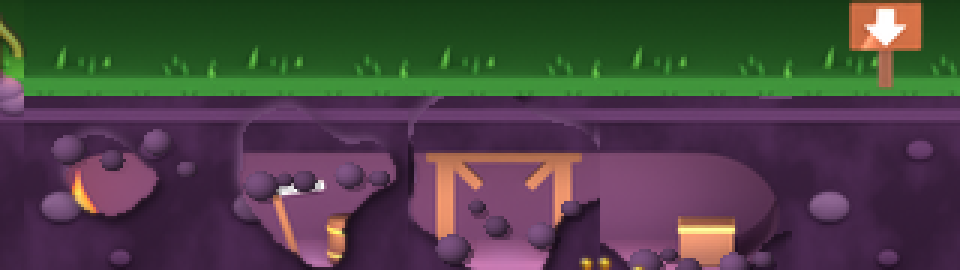
#> input picture ontwerp/steam/graaf-3d/bram-keurstrook-run43560606035-160-3x.png, 960 x 270 px
$ python maak_graaf.py bram-keurstrook-run43560606035-160-3x.png bram-keurstrook-run43560606035-strook120.png
#> lines starting #> are read from the running program, lines starting #| are printed output that depends on the picture
#> further down, bron is the input picture: PIL image 960x270 RGBA; mean R, G, B, A 74.3, 67.4, 67.7, 255
"""Graafmoment in de 3D-stijl (Daan, 14 nov 2026).

Maakt kunst/graaf_3d.png: 4 beelden van 64 x 64 bladpixels (16 x 16 spelpixels, 4 bladpixels per spelpixel,
zelfde maat als hol_proef.png), naast elkaar. Elk beeld is de aarde die nog over is in een net gegraven cel, met
een lichte rand waar hij afbreekt, steentjes die vallen en een stofwolkje. Het gat groeit vanuit het midden,
want de held graaft vanaf links of rechts en dat moet allebei kloppen.

Bron van de aarde: het echte 3D-stuk `aarde` uit godot/kunst/3d/hol_proef.png (Mila's hol.py via Brams pijplijn),
zodat de kleur en korrel precies gelijk zijn aan de cel ernaast. Steentjes zijn bolletjes met hetzelfde zachte licht
van linksboven als Gloop en de kist (3d-stijl.md).

Bram 14 nov 12:30 (kan van Daan 09:35: "rechte kant naast een gegraven buur, lichte rand om het gat"): het blad heeft
nu 4 rijen van elk 4 beelden (256 x 256). Rij 0 midden (zoals eerst: het gat groeit uit het midden), rij 1 open naar
links, rij 2 open naar rechts (het gat begint over de hele hoogte aan de kant van de gang die er al was, dus een rechte
kant naast de buur en geen aardkorst tussen twee open cellen), rij 3 open naar onder (een kamer boven de gang). Rondom
het gat loopt een smalle lichte breukrand in kiezelkleur (licht van linksboven blijft: de schaduwkant is minder licht).
hol.gd kiest de rij; een blad van 64 hoog (oud) geeft altijd rij 0.

Gebruik: python3 maak_graaf.py <hol_proef.png> <uitmap>
"""
import sys, math
import numpy as np
from PIL import Image, ImageFilter

S = 64
FRAMES = 4
OVER = [0.86, 0.58, 0.30, 0.10]      # deel aarde dat over is, zoals de oude stippen (hol.gd)


def ruis(seed, schaal):
#> called with seed = 3, schaal = 16
    rng = np.random.default_rng(seed)
    n = S // schaal + 2
    g = rng.random((n, n))
    im = Image.fromarray((g * 255).astype(np.uint8)).resize((n * schaal, n * schaal), Image.BICUBIC)
    return np.asarray(im, dtype=np.float32)[:S, :S] / 255.0


def bol(r, kleur, licht=(-0.55, -0.6)):
    """Bolletje van straal r (bladpixels), zacht belicht van linksboven, met doorzichtige rand."""
    d = int(math.ceil(r * 2 + 2))
    yy, xx = np.mgrid[0:d, 0:d].astype(np.float32)
    c = (d - 1) / 2
    nx, ny = (xx - c) / r, (yy - c) / (r * 0.86)   # iets platter: een kluitje, geen knikker
    rr = nx * nx + ny * ny
    a = np.clip((1.0 - rr) * r * 3.0, 0, 1)
    nz = np.sqrt(np.clip(1 - rr, 0, 1))
    lam = np.clip((nx * licht[0] + ny * licht[1]) * 0.6 + nz * 0.7, 0, 1)   # bol: licht linksboven
    k = np.array(kleur, dtype=np.float32)[None, None, :] / 255.0
    rgb = k * (0.45 + 0.75 * lam[..., None])
    rgb += (np.clip(lam - 0.93, 0, 1) * 2.0)[..., None] * 0.25          # klein glimlicht
    out = np.dstack([np.clip(rgb, 0, 1), a])
    return out


def kluit(r, kleur, rand_kleur):
    """Kluitje aarde (Bram 14 nov): bolletje in de kleur van de aarde met een lichte bovenrand in kiezelkleur."""
    out = bol(r, kleur)
    d = out.shape[0]
    yy, xx = np.mgrid[0:d, 0:d].astype(np.float32)
    c = (d - 1) / 2
    nx, ny = (xx - c) / r, (yy - c) / (r * 0.86)
    rr = nx * nx + ny * ny
    # rand: buitenste deel van de bol, aan de bovenkant (en iets naar links, waar het licht vandaan komt)
    boven = np.clip(-(ny * 1.0 + nx * 0.4), 0, 1)
    lip = np.clip((rr - 0.2) * 2.5, 0, 1) * np.clip(boven * 1.6, 0, 1) * np.clip((0.95 - rr) * 4, 0, 1) * out[..., 3]
    rk = np.array(rand_kleur, dtype=np.float32)[None, None, :] / 255.0
    out[..., :3] = out[..., :3] * (1 - lip[..., None]) + rk * lip[..., None]
    return out


def klein(stuk, f=4):
    """Verklein een op f-maal gemaakt stuk met voorvermenigvuldigde alfa, zodat kleine kluitjes rond blijven."""
    h, w = stuk.shape[:2]
    pm = stuk.copy()
    pm[..., :3] *= pm[..., 3:4]
    nw, nh = max(1, round(w / f)), max(1, round(h / f))
    kan = [np.asarray(Image.fromarray(pm[..., k]).resize((nw, nh), Image.BOX), dtype=np.float32) for k in range(4)]
    out = np.dstack(kan)
    out[..., :3] /= np.maximum(out[..., 3:4], 1e-6)
    return np.clip(out, 0, 1)


def plak(doek, stuk, x, y):
    h, w = stuk.shape[:2]
    x0, y0 = int(round(x - w / 2)), int(round(y - h / 2))
    for yy in range(h):
        ty = y0 + yy
        if not 0 <= ty < S:
            continue
        for xx in range(w):
            tx = x0 + xx
            if not 0 <= tx < S:
                continue
            a = stuk[yy, xx, 3]
            if a <= 0:
                continue
            da = doek[ty, tx, 3]
            oa = a + da * (1 - a)
            doek[ty, tx, :3] = (stuk[yy, xx, :3] * a + doek[ty, tx, :3] * da * (1 - a)) / max(oa, 1e-6)
            doek[ty, tx, 3] = oa


KANTEN = ["midden", "links", "rechts", "onder"]   # rij in het blad


def afstand(kant, xx, yy):
    """Hoe ver een bladpixel van het begin van het gat ligt (klein = valt eerst weg)."""
    dx, dy = (xx - 31.5) / 32, (yy - 28) / 32
    if kant == "midden":
        # afstand tot het midden, iets lager (de vloer valt eerst weg)
        d = np.sqrt(dx * dx * 0.9 + dy * dy)
    elif kant in ("links", "rechts"):
        # vanaf de open kant over de hele hoogte; een beetje bol zodat het midden van de wand eerst wijkt
        u = xx / (S - 1) if kant == "links" else (S - 1 - xx) / (S - 1)
        d = u * 1.25 + dy * dy * 0.35
    else:
        # kamer boven de gang: vanaf de vloer omhoog, het midden eerst
        u = (S - 1 - yy) / (S - 1)
        d = u * 1.25 + dx * dx * 0.35
    return d + (ruis(3, 16) - 0.5) * 0.45 + (ruis(5, 8) - 0.5) * 0.10   # grove brokken, weinig fijne rafel
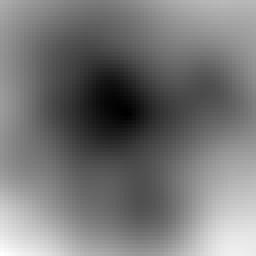
#> returned value: shape (64, 64) float32 (shown 4 times larger); min -0.000961, max 1.61, mean 0.748; drawn with min black and max white


def maak(aarde):
    return np.concatenate([maak_rij(aarde, k) for k in KANTEN], 0)


def maak_rij(aarde, kant):
    aarde = aarde.astype(np.float32) / 255.0
    yy, xx = np.mgrid[0:S, 0:S].astype(np.float32)
    d = afstand(kant, xx, yy)
    gem = aarde[..., :3].reshape(-1, 3).mean(0)
#> gem = [0.117, 0.291, 0.111]
    pix = aarde[..., :3].reshape(-1, 3)
    hel = pix.sum(1)
#> hel = 4096 values, max 1.36 at index 3613, min 0.4 at index 8, mean 0.519
    kiezel = pix[hel >= np.quantile(hel, 0.97)].mean(0)   # de lichte kiezels in de aardtegel
#> kiezel = [0.246, 0.531, 0.203]
    beelden = []
    rng = np.random.default_rng(11)
    # Bram 14 nov 14:15 (kan Daan 13:42): de twee kleinste kluitjes (straal 3,0 en 2,6) zijn weg; op de kamervloer
    # lazen ze als een rij donkere kraaltjes. De drie grotere lezen als aarde en blijven.
    stenen = [  # x, start y, eind y, straal, kleur-factor, vertraging
        (15, 14, 56, 5.0, 1.0, 0.00), (30, 20, 58, 3.6, 0.85, 0.15), (45, 12, 56, 4.4, 1.05, 0.05)]
    for i, over in enumerate(OVER):
        # drempel zo kiezen dat precies `over` van de cel aarde blijft
        drem = np.quantile(d, 1 - over)
        rest = (d >= drem).astype(np.float32)
        m = Image.fromarray((rest * 255).astype(np.uint8)).filter(ImageFilter.GaussianBlur(0.6))
        a = np.asarray(m, dtype=np.float32) / 255.0
        # rand: hoe dicht bij het gat (binnen ±5 bladpixels)
        gat = 1 - rest
        g5 = np.asarray(Image.fromarray((gat * 255).astype(np.uint8)).filter(ImageFilter.GaussianBlur(3.0)),
                        dtype=np.float32) / 255.0
        # licht van linksboven: rand die naar rechtsonder in het gat kijkt is licht, de andere kant donker
        gx = np.roll(g5, -2, 1) - np.roll(g5, 2, 1)
        gy = np.roll(g5, -2, 0) - np.roll(g5, 2, 0)
        licht = np.clip((gx * 0.7 + gy * 1.0) * 3.0, -1, 1)
        rgb = aarde[..., :3].copy()
        rand = np.clip(g5 * 2.2, 0, 1) * rest
        rgb = rgb * (1 - 0.30 * rand[..., None])                                   # dikte: de breuk is donkerder
        lip = np.clip(licht, 0, 1) * rand
        rgb = rgb * (1 - lip[..., None]) + kiezel * lip[..., None] * 0.95          # lichte breukrand in kiezelkleur
        rgb = rgb * (1 - 0.35 * (np.clip(-licht, 0, 1) * rand)[..., None])          # schaduwkant
        # smalle lichte rand rondom het gat (Daan 09:35), aan de schaduwkant zwakker zodat het licht linksboven blijft
        g1 = np.asarray(Image.fromarray((gat * 255).astype(np.uint8)).filter(ImageFilter.GaussianBlur(1.4)),
                        dtype=np.float32) / 255.0
        zoom = np.clip(g1 * 3.0, 0, 1) * rest * (0.75 - 0.35 * np.clip(-licht, 0, 1))
        rgb = rgb * (1 - zoom[..., None]) + np.clip(kiezel * 1.15, 0, 1) * zoom[..., None]
        doek = np.dstack([np.clip(rgb, 0, 1), a])
        # stofwolkje achter de steentjes: warm, zacht, groeit en vervaagt
        f = (i + 0.5) / FRAMES
        stof = np.zeros((S, S, 4), np.float32)
        for (cx, cy, r0) in [(16, 58, 7), (48, 58, 7), (32, 54, 9)]:
            r = r0 + f * 12
            dd = np.sqrt((xx - cx) ** 2 + ((yy - cy) * 1.5) ** 2) / r
            stof[..., 3] = np.maximum(stof[..., 3], np.clip(1 - dd, 0, 1) ** 1.4 * 0.7 * (1 - f) ** 0.8)
        stof[..., :3] = np.clip(kiezel * 1.35 + 0.08, 0, 1)
        onder = stof
        # samen: stof achter, dan aarde, dan stenen
        out = onder.copy()
        aa = doek[..., 3:4]
        oa = aa + out[..., 3:4] * (1 - aa)
        out[..., :3] = (doek[..., :3] * aa + out[..., :3] * out[..., 3:4] * (1 - aa)) / np.maximum(oa, 1e-6)
        out[..., 3:4] = oa
        for (sx, sy0, sy1, r, kf, vt) in stenen:
            t = np.clip((i + 1) / FRAMES * 1.25 - vt, 0, 1)
            if t <= 0:
                continue
            sy = sy0 + (sy1 - sy0) * min(1.0, t * t * 1.3)     # Bram 14 nov: sneller vallen
            # Bram 14 nov (kan Daan 12:45): kleur van de aarde met een lichte bovenrand in kiezelkleur, kleiner,
            # en een zwakkere schaduw, zodat ze als kluitjes aarde lezen en niet als kevers of gaten
            kleur = np.clip(gem * kf * 1.5 * 255, 0, 255)
            schaduw = klein(bol(r * 3.2, (20, 8, 24))); schaduw[..., 3] *= 0.25 * t
            plak(out, schaduw, sx + 0.8, sy + 1.0)
            plak(out, klein(kluit(r * 3.2, kleur, np.clip(kiezel * 1.1 * 255, 0, 255))), sx, sy)
        beelden.append(out)
#> this loop made 4 passes
#> drem on passes 1 to 4: 0.429, 0.676, 0.899, 1.15
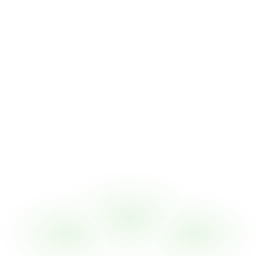
#> stof: shape (64, 64, 4) float32 (shown 4 times larger); mean R, G, B, A 0.412, 0.797, 0.354, 0.013; transparent parts drawn white
#> after the loop, beelden = 4 items
    return np.concatenate(beelden, 1)
#> returned value: shape (64, 256, 4) float32


if __name__ == "__main__":
    bron = Image.open(sys.argv[1]).convert("RGBA")
    aarde = np.asarray(bron.crop((76, 4, 140, 68)))   # vak_px van `aarde` in sprites.json
    uit = sys.argv[2]
    blad = Image.fromarray((np.clip(maak(aarde), 0, 1) * 255).astype(np.uint8), "RGBA")
#> call 2 of afstand, with kant = 'links'
#> in afstand (call 2), `d = u * 1.25 + dy * dy * 0.35`:
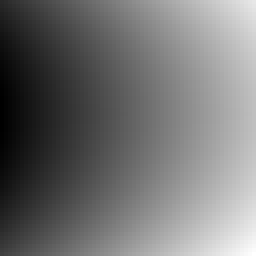
#> d: shape (64, 64) float32 (shown 4 times larger); min 0, max 1.67, mean 0.746; drawn with min black and max white
#> the loop in maak_rij (call 2), `for i, over in enumerate(OVER):` made 4 passes
#> drem on passes 1 to 4: 0.202, 0.64, 1.01, 1.32
#> call 3 of maak_rij, with kant = 'rechts'
#> call 3 of afstand, with kant = 'rechts'
#> in afstand (call 3), `return d + (ruis(3, 16) - 0.5) * 0.45 + (ruis(5, 8) - 0.5) * 0.10`:
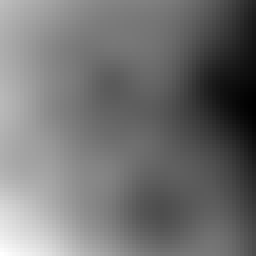
#> returned value: shape (64, 64) float32 (shown 4 times larger); min -0.139, max 1.84, mean 0.742; drawn with min black and max white
#> the loop in maak_rij (call 3), `for i, over in enumerate(OVER):` made 4 passes
#> drem on passes 1 to 3: 0.363, 0.664, 0.91
#> drem on pass 4: 1.2
#> after the loop in maak_rij (call 3), `for i, over in enumerate(OVER):`:
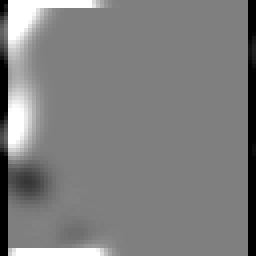
#> licht: shape (64, 64) float32 (shown 4 times larger); min -1, max 1, mean -0.000711; drawn with min black and max white
#> after the loop in maak_rij (call 3), `for i, over in enumerate(OVER):`:
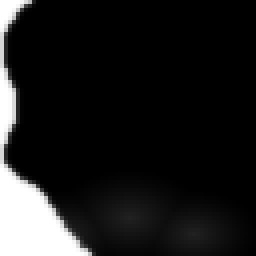
#> oa: shape (64, 64, 1) float32 (shown 4 times larger); min 0, max 1, mean 0.111
#> after the loop in maak_rij (call 3), `for i, over in enumerate(OVER):`:
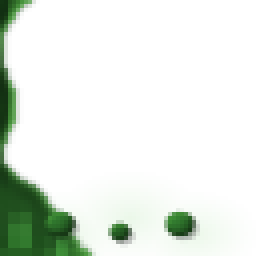
#> out: shape (64, 64, 4) float32 (shown 4 times larger); mean R, G, B, A 0.102, 0.207, 0.089, 0.127; transparent parts drawn white
    blad.save(uit + "/graaf_3d.png")
    print("klaar", blad.size)
#| klaar (256, 256)

$ run again, on ontwerp/steam/graaf-3d/bram-steentjes-voor-na-3x.png
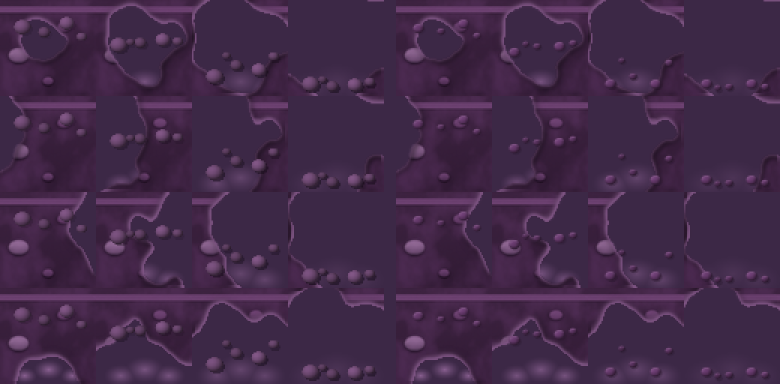
#> input picture ontwerp/steam/graaf-3d/bram-steentjes-voor-na-3x.png, 1560 x 768 px (shown at 1/2 size)
#> bron is the input picture: PIL image 1560x768 RGBA; mean R, G, B, A 66.6, 41.7, 73.6, 255
#> im: PIL image 80x80 L
#> gem = [0.328, 0.202, 0.347]
#> hel = 4096 values, max 1.38 at index 2290, min 0.486 at index 3799, mean 0.877
#> kiezel = [0.492, 0.328, 0.509]
#> the loop in maak_rij, `for i, over in enumerate(OVER):` made 4 passes
#> drem on passes 1 to 4: 0.429, 0.676, 0.899, 1.15
#> after the loop in maak_rij, `for i, over in enumerate(OVER):`: beelden = 4 items
#> the loop in maak_rij (call 2), `for i, over in enumerate(OVER):` made 4 passes
#> drem on passes 1 to 4: 0.202, 0.64, 1.01, 1.32
#> the loop in maak_rij (call 3), `for i, over in enumerate(OVER):` made 4 passes
#> drem on passes 1 to 3: 0.363, 0.664, 0.91
#> after the loop in maak_rij (call 3), `for i, over in enumerate(OVER):`:
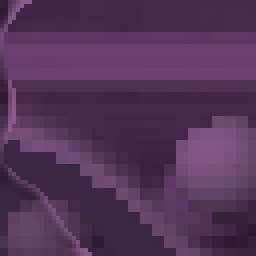
#> rgb: shape (64, 64, 3) float32 (shown 4 times larger); mean R, G, B 0.331, 0.204, 0.349
#| klaar (256, 256)
